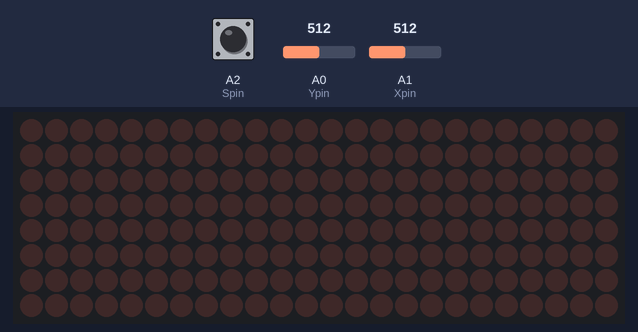
The sketch below on a simulated Arduino Uno, built with avr-gcc and run on an emulated ATmega328P. Parts: 24×8 LED matrix. Inputs (shaded band) come from the test bench; at power-on: A0 (Ypin) = 512, A1 (Xpin) = 512, A2 (Spin) HIGH. What the sketch prints to the serial monitor is not drawn.

Above: at 1.2 s.
1.3 s: A0 (Ypin) set to 963
2.8 s: A0 (Ypin) set to 992
5.8 s: A1 (Xpin) set to 990
8.8 s: A1 (Xpin) set to 10
11.8 s: A1 (Xpin) set to 30
14.8 s: A1 (Xpin) set to 0
Timing chart, 0 to 17.8 s (numbered marks = the images above; inputs shaded):
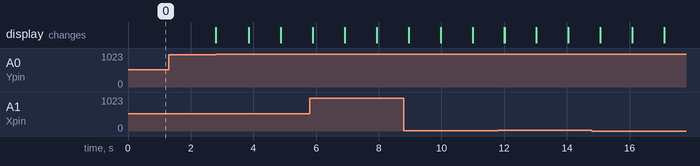

The sketch:

JoyStick_8x8_Patricia_vFF.ino
```cpp
#include "LedControl.h"

//DIN 6, CLK 7, CS 5
LedControl lc = LedControl(6, 7, 5, 3);

unsigned long delaytime = 100;

//Declaration Joystick
int Xpin = A1;
int Ypin = A0;
int Spin = A2;
int Xval;
int Yval;
int Sval;

unsigned long prevTime = 0;
int waitJoy = 1000;
int printTime;

int posX = 3;
int posY = 3;
int p = 0;
int addr = 1;

void setup() {
  Serial.begin(9600);

  pinMode (Xpin, INPUT);
  pinMode (Ypin, INPUT);
  pinMode (Spin, INPUT);
  digitalWrite(Spin, HIGH);

  for (int i = 0; i < 3; i++) {
    lc.shutdown(i, false);
    lc.setIntensity(0, 8);
    lc.clearDisplay(i);
  }

}

void loop() {
  // Joystick
  Xval = analogRead(Xpin);
  Yval = analogRead(Ypin);
  Sval = digitalRead(Spin);


  //Kaartlezen
  if (Sval = HIGH) {

  }
  //Positie JoyStick
  if (Xval >= 980 && posX < 7) {
    p = 1;
  }
  else if (Xval < 20 && posX > 0) {
    p = 2;
  }
  else if (Yval >= 980 && posY < 8) {
    p = 3;
  }
  else if (Yval < 20 && posY > -1) {
    p = 4;
  }
  else {
    p = 0;
  }

  if (p) {
    unsigned long currentTime = millis();

    switch (p) {
      case 1:
        printTime = currentTime;
        setBlokjeUit(addr, posX, posY);
        if (currentTime - prevTime > waitJoy) {
          posX = posX + 1;
          setBlokje(addr, posX, posY);
          prevTime = currentTime;
        }
        break;

      case 2:
        printTime = currentTime;
        setBlokjeUit(addr, posX, posY);
        if (currentTime - prevTime > waitJoy) {
          posX = posX - 1;
          setBlokje(addr, posX, posY);
          prevTime = currentTime;
        }
        break;

      case 3:
        printTime = currentTime;
        setBlokjeUit(addr, posX, posY);
        if (currentTime - prevTime > waitJoy) {
          posY = posY + 1;
          if (posY == 8) {
            addr--;
            posY = 0;
          }
          setBlokje(addr, posX, posY);
          prevTime = currentTime;
        }
        break;

      case 4:
        printTime = currentTime;
        setBlokjeUit(addr, posX, posY);
        if (currentTime - prevTime > waitJoy) {
          posY = posY - 1;
          if (posY == -1) {
            addr++;
            posY = 7;
          }
          setBlokje(addr, posX, posY);
          prevTime = currentTime;
        }
        break;
    }
  }

}


void setBlokje(int addr, int posX, int posY) {
  lc.setLed(addr, posX, posY, true);
  Serial.print("posX = ");
  Serial.println(posX);
  Serial.print("posY = ");
  Serial.println(posY);
}
void setBlokjeUit(int addr, int posX, int posY) {
  lc.setLed(addr, posX, posY, false);
  Serial.print("posX = ");
  Serial.println(posX);
  Serial.print("posY = ");
  Serial.println(posY);
}
```

Measured:
- after the input at 1.3 s, every drawn part: stays the same
